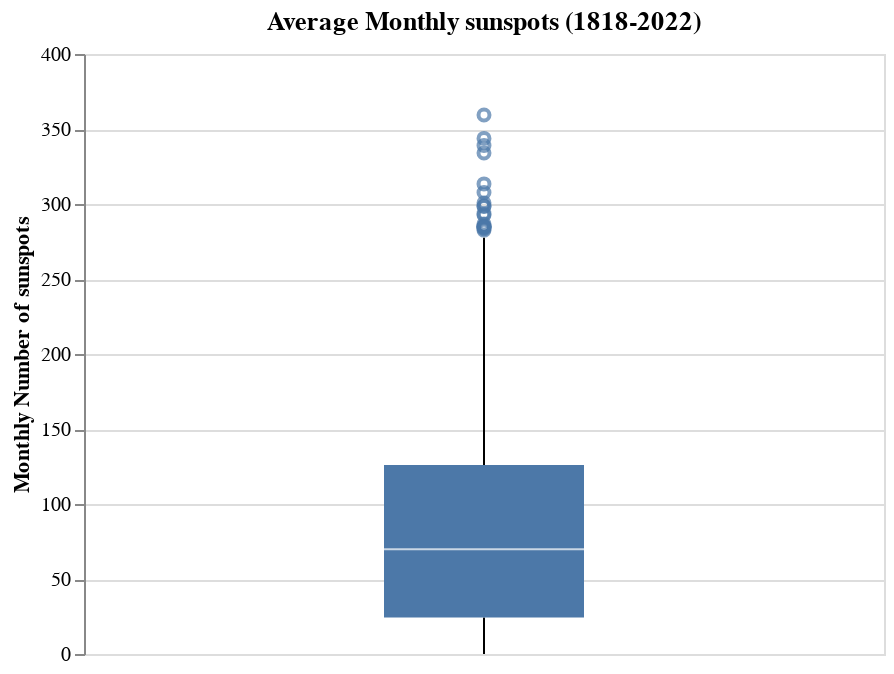

Write notebook code for a chart like this one.
### Code cell
(
    alt.Chart(av_monthly_sunspots.reset_index())
    .mark_boxplot(size=100)
    .encode(alt.Y('sunspot_num', title='Monthly Number of sunspots', axis=alt.Axis(grid=True)))
    .properties(height=300, width=400, title='Average Monthly sunspots (1818-2022)')
)

### Figure 1 — Vega-Lite specification as saved in the notebook (floating-point values rounded to 4 significant figures; data arrays with more than 128 entries replaced by an {"elided": "..."} marker saying what was removed)
{"config": {"view": {"continuousWidth": 400, "continuousHeight": 300}}, "data": {"name": "data-f1069b85d472f400d866eaeb68c8bb8a"}, "mark": {"type": "boxplot", "size": 100}, "encoding": {"y": {"axis": {"grid": true}, "field": "sunspot_num", "title": "Monthly Number of sunspots", "type": "quantitative"}}, "height": 300, "title": "Average Monthly sunspots (1818-2022)", "width": 400, "$schema": "https://vega.github.io/schema/vega-lite/v4.17.0.json", "datasets": {"data-f1069b85d472f400d866eaeb68c8bb8a": {"elided": "2460 records"}}}
